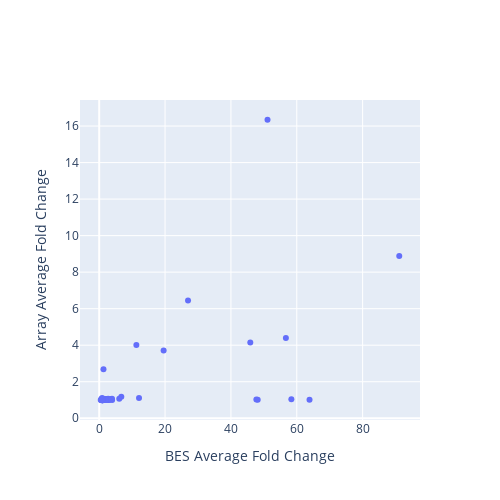

Here is the notebook cell this chart was saved with:
### Code cell
# MC MES array
from plotly.subplots import make_subplots
import plotly.graph_objects as go
import plotly.io as pio

fig = make_subplots(
    rows=1,
    cols=1,
    #subplot_titles=["MES vs Main VSG"],
)

scatter = go.Scatter(
    x=merge['BES'],
    y=merge['array'],
    mode='markers',
    text=list(merge.index.values),
    hoverinfo='text',
    name='scatter',
    showlegend=False,
    # hovertemplate='%{text}'
)
fig.add_trace(scatter, row=1, col=1)

fig.update_layout(
    width=500,
    height=500,
    showlegend=False,
    hovermode='closest',
    xaxis_title="BES Average Fold Change",
    yaxis_title="Array Average Fold Change",
)

# Save as an exportable HTML file
pio.write_html(
    fig,
    file="vsgs_web_server/scatter_plots/BES_vs_array.html",   # change path/name if you like
    include_plotlyjs="cdn",
    full_html=True,
    auto_open=False,
)
fig

### Figure 1 — Plotly figure (JSON) as saved in the notebook; plotly's stock layout.template omitted (floating-point values rounded to 4 significant figures)
{"data": [{"hoverinfo": "text", "mode": "markers", "name": "scatter", "showlegend": false, "text": ["BDF2_1_KO48", "BDF3_1_KO24", "BET151_1_Drug12h", "BET151_1_Drug24h", "BET151_1_Drug3h", "BET151_1_Drug48h", "BET151_1_Drug6h", "BET151_1_Drug72h", "CAF1b_1_RNAi24", "CFB2_1_RNAi9", "DFO_1_DFO", "DFO_1_DFOFe", "DFO_1_Fe", "DRBD18_1_RNAi12", "H1_1_RNAi96", "H3H4_1_KOH3", "H3H4_1_KOH3J", "H3H4_1_KOH4", "H3H4_1_KOH4J", "H3H4_1_KOJ2", "H3H4_2_KO48", "H3H4_3_KO48", "H3_1_KOH3", "H3_1_KOH3J", "H3_1_KOJ", "IPMK_1_RNAi36", "IPMK_2_RNAi36", "MCMBP_1_KO24", "MCMBP_1_KO48", "PIP5Pase_1_KO", "PIP5Pase_2_D360A_N362A", "PNUTS_1_RNAi48", "RBP10_1_RNAi24", "RBP10_2_RNAi24", "RBP10_3_RNAi24", "RBP33_1_RNAi48", "RBP42_1_KO24", "RBP42_1_KO48", "RBP42_1_KO72", "RNaseH1_1_KO", "RNaseH2A_1_RNAi24", "RNaseH2A_2_RNAi36", "SET27_1_KO", "SET27_1_sKO", "SNF2PH_1_RNAi48", "TFR_1_RNAi24", "TbATR_1_RNAi24", "TbATR_2_RNAi36", "TbCMT1_1_KO", "TbESB1_1_RNAi24", "TbESB1_2_KO48", "TbESB1_3_OE24", "TbHAT_1_RNAi48HAT1", "TbHAT_1_RNAi48HAT2", "TbPP1one_1_RNAi24", "TbPP1seven_1_RNAi24", "TbRAP1_1_2SD", "TbRAP1_1_5A", "TbRAP1_1_KO", "TbRAP1_2_dMyb", "TbSAP_1_RNAi72", "VEX1_1_Oe72", "VEX1_2_RNAi72", "VEX1_4_RNAi24", "VEX1_5_RNAi48", "VEX1_6_RNAi72", "VEX1and2_1_RNAi24", "VEX1and2_1_RNAi48", "VEX2_1_RNAi24", "VEX2_1_RNAi48", "ZC3H28_1_RNAi10", "ZC3H28_1_RNAi14", "ZC3H28_1_RNAi16", "ZC3H28_1_RNAi24", "ZC3H40_1_RNAi72", "ZC3H5_2_RNAi12", "ZC3H5_3_RNAi12", "ZC3H5_4_RNAi12", "ZC3H5_5_RNAi12"], "type": "scatter", "x": [1.055, 2.459, 1.0, 0.8629, 1.077, 0.7574, 1.02, 0.851, 3.508, 1.02, 1.004, 1.003, 1.009, 0.9988, 3.919, 1.559, 2.919, 1.0, 1.045, 0.7822, 2.109, 1.94, 2.317, 2.084, 0.8907, 1.016, 1.0, 2.588, 6.715, 51.11, 11.29, 2.397, 1.08, 1.0, 0.9698, 1.299, 1.238, 0.8984, 0.8792, 1.045, 1.577, 1.641, 3.886, 2.021, 1.197, 1.253, 2.423, 12.09, 1.003, 1.923, 0.6729, 3.02, 0.4706, 0.9664, 45.88, 0.7454, 26.97, 19.57, 56.69, 91.11, 2.707, 6.089, 2.065, 1.276, 1.681, 2.034, 63.86, 58.35, 48.13, 47.73, 0.9916, 0.9377, 0.9282, 0.9158, 1.97, 0.981, 0.9138, 0.9476, 0.6629], "xaxis": "x", "y": [1.0, 1.026, 1.0, 1.0, 1.0, 1.0, 1.0, 1.038, 1.048, 0.9928, 1.0, 1.0, 1.0, 1.0, 1.0, 1.0, 1.0, 1.0, 1.0, 1.0, 1.05, 1.036, 1.0, 1.006, 1.0, 1.0, 1.0, 1.022, 1.175, 16.35, 4.017, 1.054, 1.0, 1.0, 1.0, 2.683, 1.001, 1.012, 1.115, 1.0, 1.0, 1.044, 1.062, 1.0, 1.0, 1.005, 1.014, 1.115, 1.0, 1.016, 1.052, 1.0, 1.0, 1.002, 4.147, 1.0, 6.446, 3.709, 4.401, 8.888, 1.065, 1.073, 1.0, 1.0, 1.0, 1.0, 1.014, 1.035, 1.018, 1.028, 0.9884, 1.0, 0.9914, 0.986, 1.0, 1.064, 1.0, 1.0, 1.0], "yaxis": "y"}], "layout": {"height": 500, "hovermode": "closest", "showlegend": false, "width": 500, "xaxis": {"anchor": "y", "domain": [0, 1], "title": {"text": "BES Average Fold Change"}}, "yaxis": {"anchor": "x", "domain": [0, 1], "title": {"text": "Array Average Fold Change"}}}}
